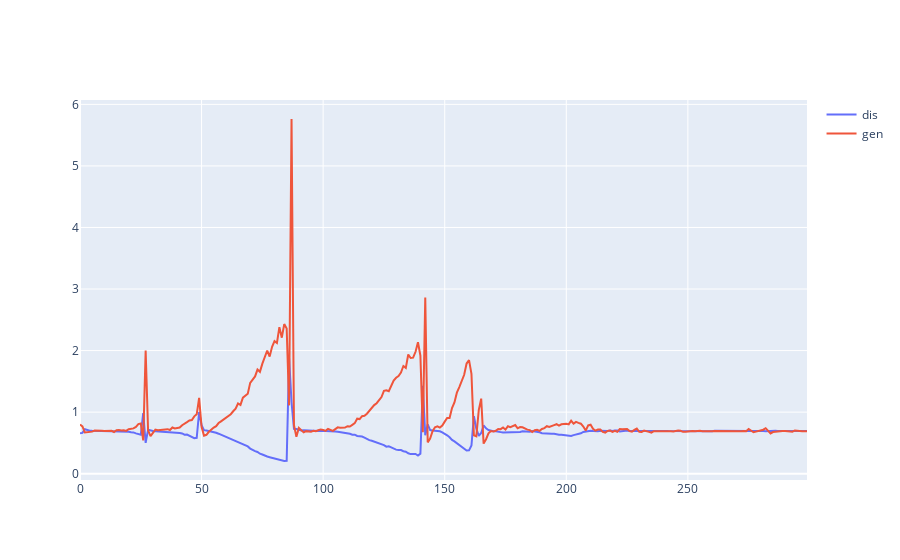

The notebook cell this image was saved under:
### Code cell
fig = go.Figure(
    data=[
        go.Scatter(
            y=arr_mean_dis,
            name="dis"
        ),
        go.Scatter(
            y=arr_mean_gen,
            name="gen"
        ),
    ]
)

# fig.update_layout(
#     xaxis={
#         'type': "log"
#     },
#     yaxis={
#         'type': "log"
#     },
# )

fig.show()

### Figure 1 — Plotly figure (JSON) as saved in the notebook; plotly's stock layout.template omitted (floating-point values rounded to 4 significant figures; data arrays with more than 128 entries replaced by an {"elided": "..."} marker saying what was removed)
{"data": [{"name": "dis", "type": "scatter", "y": {"elided": "300 float values"}}, {"name": "gen", "type": "scatter", "y": {"elided": "300 float values"}}], "layout": {}}
